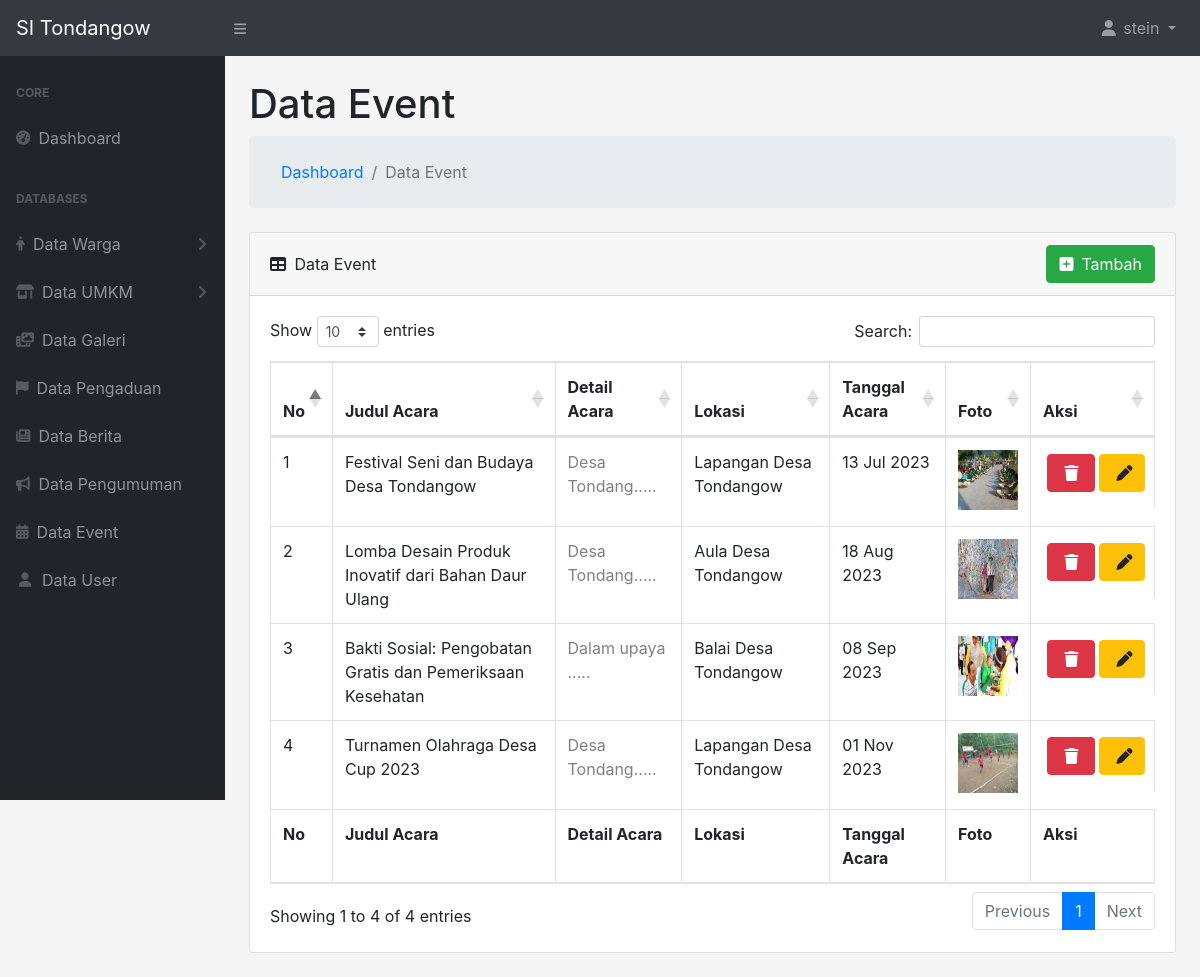
/adminSidesa/controllers/dataEvent.php (signed in), run on the app's committed database.
### tables this page shows
CREATE TABLE `event` (
  `id` int(11) NOT NULL,
  `judul_acara` varchar(255) NOT NULL,
  `detail_acara` text NOT NULL,
  `lokasi` varchar(255) NOT NULL,
  `tanggal_acara` date NOT NULL,
  `gambar` varchar(255) NOT NULL
);

### adminSidesa/functions/general.php (called while the page is built, shortened)
<?php
require_once 'dbconnect.php';
function query($query)
{
    global $dbconnect;
    $result = mysqli_query($dbconnect, $query);
    $rows = [];
    while ($row = mysqli_fetch_assoc($result)) {
        $rows[] = $row;
    }
    return $rows;
}
?>

### adminSidesa/controllers/dataEvent.php (the view, shortened to what this page needs)
<?php
include '../templates/header.php';
$pageName = 'Data Event';
$queryPengaduan = query('SELECT * FROM `event`');
?>
<div id="layoutSidenav_content">
    <div class="container-fluid">
        <main>
            <h1 class="mt-4">
                <?= $pageName ?>
            </h1>
            <ol class="breadcrumb mb-4">
                <ol class="breadcrumb mb-0">
                    <li class="breadcrumb-item"><a href="../index.php">Dashboard</a></li>
                    <li class="breadcrumb-item active">
                        <?= $pageName ?>
                    </li>
                </ol>
            </ol>
            <div class="card mb-4">
                <div class="card-header">
                    <div>
                        <i class="fas fa-table mr-1 position-relative"></i>
                        <?= $pageName ?>
                    </div>
                    <a href="../models/tambahEvent.php">
                        <button type="button" class="btn btn-success">
                            <div class="sb-nav-link-icon"><i class="fa-solid fa-square-plus mr-2"></i>Tambah</div>
                        </button>
                    </a>
                </div>
                <div class="card-body">
                    <div class="table-responsive">
                        <table class="table table-bordered" id="dataTable" width="100%" cellspacing="0">
                            <thead>
                                <tr>
                                    <th>No</th>
                                    <th>Judul Acara</th>
                                    <th>Detail Acara</th>
                                    <th>Lokasi</th>
                                    <th>Tanggal Acara</th>
                                    <th>Foto</th>
                                    <th>Aksi</th>
                                </tr>
                            </thead>
                            <tfoot>
                                <tr>
                                    <th>No</th>
                                    <th>Judul Acara</th>
                                    <th>Detail Acara</th>
                                    <th>Lokasi</th>
                                    <th>Tanggal Acara</th>
                                    <th>Foto</th>
                                    <th>Aksi</th>
                                </tr>
                            </tfoot>
                            <tbody>
                                <?php $i = 1 ?>
                                <?php foreach ($queryPengaduan as $rows) { ?>
                                    <tr>
                                        <td>
                                            <?= $i ?>
                                        </td>
                                        <td>
                                            <?php echo $rows['judul_acara'] ?>
                                        </td>
                                        <td style="color:grey;">
                                            <?php echo substr($rows['detail_acara'], 0, 15) ?>.....
                                        </td>
                                        <td>
                                            <?php echo $rows['lokasi'] ?>
                                        </td>
                                        <td>
                                            <?php echo date('d M Y', strtotime($rows['tanggal_acara'])) ?>
                                        </td>
                                        <td>
                                            <img width="60px" height="60px"
                                                src="/Desa/img/event/<?php echo $rows['gambar'] ?>" alt="">
                                        </td>
                                        <td class="flex-row pr-2 align-items-center justify-content-center"
                                            style="display: flex;">
                                            <a href="javascript:void(0);" data-toggle="modal"
                                                data-target="#hapusModal<?= $rows['id'] ?>" data-id="<?= $rows['id'] ?>">
                                                <button type="button" class="btn btn-danger m-1">
                                                    <div class="sb-nav-link-icon mr-1 ml-1 mb-0 mt-0"><i
                                                            class="fa-solid fa-trash"></i></div>
                                                </button>
                                            </a>
                                            <a href="../models/ubahEvent.php?id=<?= $rows['id']; ?>">
                                                <button type="button" class="btn btn-warning">
                                                    <div class="sb-nav-link-icon mr-0 ml-1 mb-0 mt-0"><i
                                                            class="fa-solid fa-pen"></i></div>
                                                </button>
                                            </a>
                                        </td>
                                    </tr>
                                    <?php $i++ ?>
                                <?php } ?>
                            </tbody>
                        </table>
                    </div>
                </div>
            </div>
        </main>
    </div>
</div>
<?php include '../templates/footer.php'; ?>

### data on the page
event: judul_acara "Festival Seni dan Budaya Desa Tondangow", detail_acara "Desa Tondang", lokasi "Lapangan Desa Tondangow", tanggal_acara "13 Jul 2023", gambar (picture)
event: judul_acara "Lomba Desain Produk Inovatif dari Bahan Daur Ulang", detail_acara "Desa Tondang", lokasi "Aula Desa Tondangow", tanggal_acara "18 Aug 2023", gambar (picture)
event: judul_acara "Bakti Sosial: Pengobatan Gratis dan Pemeriksaan Kesehatan", detail_acara "Dalam upaya", lokasi "Balai Desa Tondangow", tanggal_acara "08 Sep 2023", gambar (picture)
event: judul_acara "Turnamen Olahraga Desa Cup 2023", detail_acara "Desa Tondang", lokasi "Lapangan Desa Tondangow", tanggal_acara "01 Nov 2023", gambar (picture)

### other printed values
$_SESSION['username'] "stein"
$pageName "Data Event"
